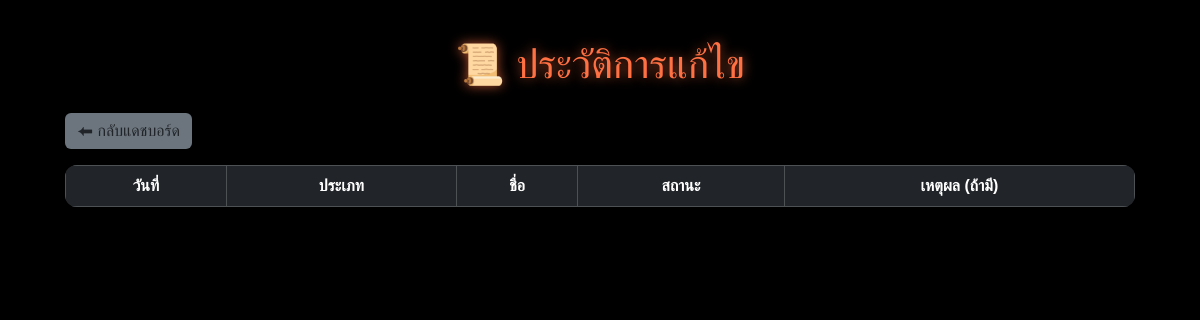
Page /admin/admin_history.php (signed in) on the earlier database version.
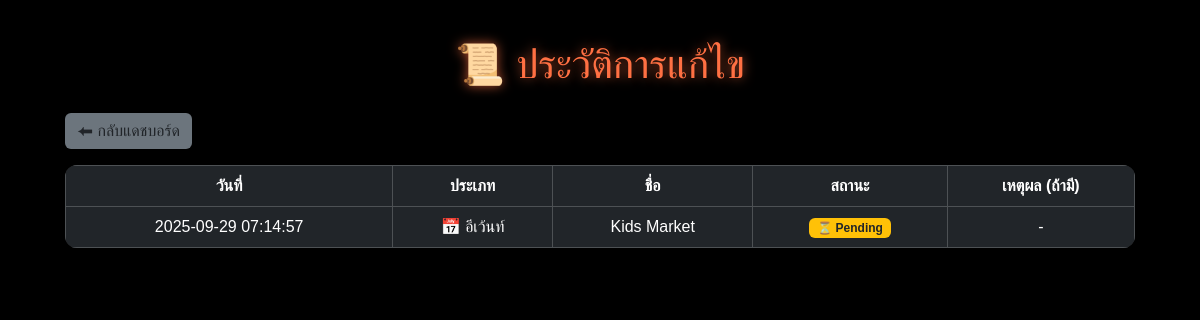
Same page on the later database version.
### tables this page shows
CREATE TABLE `approval_history` (
  `id` int(11) NOT NULL,
  `item_type` enum('event','course') NOT NULL,
  `item_id` int(11) NOT NULL,
  `status` enum('pending','approved','disapproved') NOT NULL DEFAULT 'pending',
  `reason` text DEFAULT NULL,
  `created_at` timestamp NOT NULL DEFAULT current_timestamp()
);

### admin/admin_history.php (the view, shortened to what this page needs)
<?php
include __DIR__ . '/db_connect.php';
$result = mysqli_query($conn, "
    SELECT h.*,
           IF(h.item_type='course', c.CourseName, e.E_Title) AS item_name
    FROM approval_history h
    LEFT JOIN course c ON h.item_type='course' AND h.item_id=c.CourseID
    LEFT JOIN event e  ON h.item_type='event' AND h.item_id=e.EventID
    ORDER BY h.created_at DESC
");
?>
<!DOCTYPE html>
<html lang="th">
<head>
  <link href="https://cdn.jsdelivr.net/npm/bootstrap@5.3.3/dist/css/bootstrap.min.css" rel="stylesheet">
  <link rel="stylesheet" href="public/style.css">
</head>
<body>
  <div class="container">
    <h1>📜 ประวัติการแก้ไข</h1>
    <a href="admin_dashboard.php" class="btn btn-back mb-3">⬅ กลับแดชบอร์ด</a>
    <table class="table table-dark table-bordered align-middle">
      <thead>
        <tr>
          <th>วันที่</th>
          <th>ประเภท</th>
          <th>ชื่อ</th>
          <th>สถานะ</th>
          <th>เหตุผล (ถ้ามี)</th>
        </tr>
      </thead>
      <tbody>
        <?php while ($row = mysqli_fetch_assoc($result)) { ?>
          <tr>
            <td><?= $row['created_at'] ?></td>
            <td><?= $row['item_type'] == 'course' ? '📘 คอร์ส' : '📅 อีเว้นท์' ?></td>
            <td><?= htmlspecialchars($row['item_name']) ?></td>
            <td>
              <?php if ($row['status'] == 'approved'): ?>
                <span class="badge bg-success">✅ Approved</span>
              <?php elseif ($row['status'] == 'pending'): ?>
                <span class="badge bg-warning text-dark">⏳ Pending</span>
              <?php else: ?>
                <span class="badge bg-danger">❌ Disapproved</span>
              <?php endif; ?>
            </td>
            <td><?= htmlspecialchars($row['reason'] ?: '-') ?></td>
          </tr>
        <?php } ?>
      </tbody>
    </table>
  </div>
</body>
</html>

Differences in the rows shown:
added approval_history: created_at "2025-09-29 07:14:57", item_type "📅 อีเว้นท์", item_name "Kids Market", status "⏳ Pending", reason "-"
